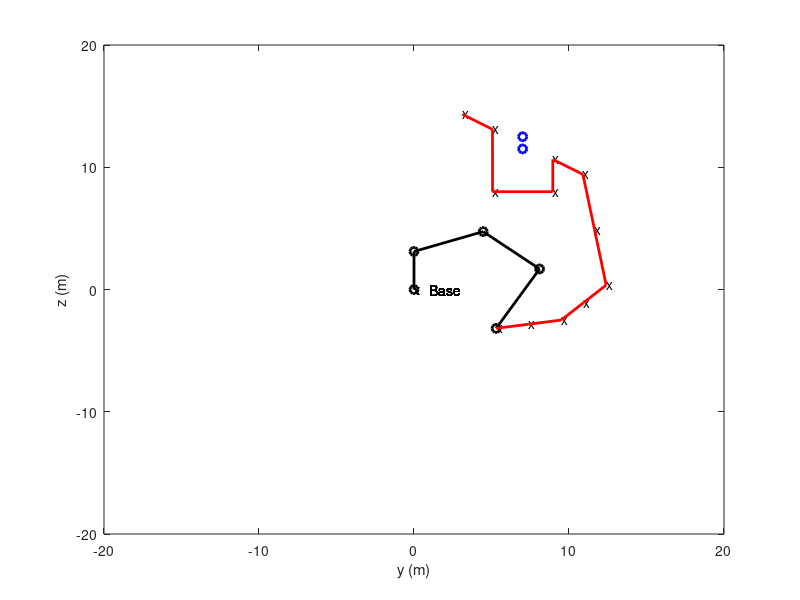

Reproduce this figure in MATLAB.
%% Position of the Lynxmotion

d1 = 3.11;
a2 = 4.75;
a3 = 4.75;
d5 = 5.61;

N = 12;

q1 = 90*ones(1,N);
q2 = [120 118.296 135.9110 104.0242 99.2081 80 64.4476 30 23.6726 0 17.6182 20 ];
q3 = [-35 -51.8276 -88.38 -88.6948 -69.5118 -60 -60.861 -40 -33.5418 0 -42.0859 -60];
q4 = [30 38.5766 22.4690 64.6706 65.3036 70 56.4134 50 29.8692 0 9.4677 10];

q5 = zeros(1,N);

c1 = cosd(q1);
s1 = sind(q1);

c2 = cosd(q2);
s2 = sind(q2);

c3 = cosd(q3);
s3 = sind(q3);

c4 = cosd(q4);
s4 = sind(q4);

c5 = cosd(q5);
s5 = sind(q5);

c23 = cosd(q2+q3);
s23 = sind(q2+q3);

c234 = cosd(q2+q3+q4);
s234 = sind(q2+q3+q4);

%% Plot the robotic arm, in 4 different positions
figure (2) 

x0 = zeros(1,N);
y0 = zeros(1,N);
z0 = zeros(1,N);

x1 = zeros(1,N);
y1 = zeros(1,N);
z1 = d1*ones(1,N);

x2 = (a2*c2).*c1 ;
y2 = (a2*c2).*s1;
z2 = d1 + a2*s2;

x3 = (a2*c2 + a3*c23).*c1 ;
y3 = (a2*c2 + a3*c23).*s1;
z3 = d1 + a2*s2 + a3*s23 ;

xt = (a2*c2 + a3*c23 + d5*s234).*c1;
yt = (a2*c2 + a3*c23 + d5*s234).*s1;
zt = d1 + a2*s2 + a3*s23 - d5*c234;

pt = [ xt yt zt ] ;

for i = 1:N
    
    xx = [ x0(i); x1(i); x2(i); x3(i); xt(i) ] ; %make x point of origin, end of link 1, end of link 2
    yy = [ y0(i); y1(i); y2(i); y3(i); yt(i) ] ; %make y point of origin, end of link 1, end of link 2
    zz = [ z0(i); z1(i); z2(i); z3(i); zt(i) ] ;
   
    obs1 = [7.0109,11.5];
    obs2 = [7.0109,12.5];
    
    obsy = [obs1(1);obs2(1)];
    obsz = [obs1(2);obs2(2)];
    
%     %% Plot 3d
%     plot3(xx,yy,zz,'ko-','Linewidth',2)
%     axis ([-15 15 -15 15 -15 15])
%     xlabel('x (m)') ; ylabel('y (m)'); zlabel('z (m)');
%     
%     hold on
% 
%     text(x0, y0, z0,'x') ; %%In this case x to label position 
%     text(x0+1, y0, z0,'Base') ; %%label start pos
%     text(xt, yt, zt, 'x') ; %%In this case x to label position  
%     plot3(xt,yt,zt,'-','Linewidth',2,'Color','r')
%     
%     grid on
    
       %% Plot 2d YZ
    figure (1)
    plot(yy,zz,'ko-','Linewidth',2)
    axis ([-20 20 -20 20])
    xlabel('y (m)') ; ylabel('z (m)');
    
    hold on
    
    

    text(y0, z0,'x') ; %%In this case x to label position 
    text(y0+1, z0,'Base') ; %%label start pos
    text(yt,zt, 'x') ; %%In this case x to label position  
    plot(yt,zt,'-','Linewidth',2,'Color','r')
    plot(obsy,obsz,'o','Linewidth',2,'Color','b')
    
    %% Pause
    pause(0.5)
    hold off
    pause(0.5)
end

